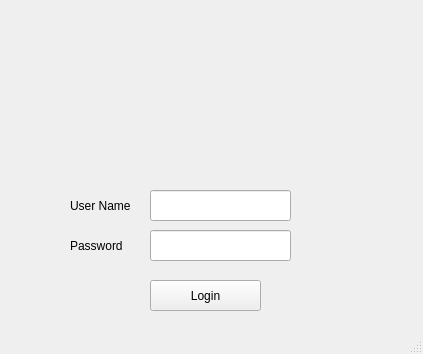
<?xml version="1.0" encoding="UTF-8"?>
<ui version="4.0">
 <class>MainWindow</class>
 <widget class="QMainWindow" name="MainWindow">
  <property name="geometry">
   <rect>
    <x>0</x>
    <y>0</y>
    <width>423</width>
    <height>354</height>
   </rect>
  </property>
  <property name="minimumSize">
   <size>
    <width>423</width>
    <height>354</height>
   </size>
  </property>
  <property name="maximumSize">
   <size>
    <width>423</width>
    <height>354</height>
   </size>
  </property>
  <property name="windowTitle">
   <string>Login Screen</string>
  </property>
  <widget class="QWidget" name="centralwidget">
   <widget class="QLabel" name="label">
    <property name="geometry">
     <rect>
      <x>70</x>
      <y>190</y>
      <width>91</width>
      <height>31</height>
     </rect>
    </property>
    <property name="text">
     <string>User Name</string>
    </property>
   </widget>
   <widget class="QLabel" name="label_2">
    <property name="geometry">
     <rect>
      <x>70</x>
      <y>230</y>
      <width>91</width>
      <height>31</height>
     </rect>
    </property>
    <property name="text">
     <string>Password</string>
    </property>
   </widget>
   <widget class="QLineEdit" name="line_edit_username">
    <property name="geometry">
     <rect>
      <x>150</x>
      <y>190</y>
      <width>141</width>
      <height>31</height>
     </rect>
    </property>
   </widget>
   <widget class="QLineEdit" name="line_edit_password">
    <property name="geometry">
     <rect>
      <x>150</x>
      <y>230</y>
      <width>141</width>
      <height>31</height>
     </rect>
    </property>
    <property name="echoMode">
     <enum>QLineEdit::Password</enum>
    </property>
   </widget>
   <widget class="QPushButton" name="button_login">
    <property name="geometry">
     <rect>
      <x>150</x>
      <y>280</y>
      <width>111</width>
      <height>31</height>
     </rect>
    </property>
    <property name="text">
     <string>Login</string>
    </property>
   </widget>
   <widget class="QLabel" name="label_3">
    <property name="geometry">
     <rect>
      <x>20</x>
      <y>10</y>
      <width>391</width>
      <height>161</height>
     </rect>
    </property>
    <property name="text">
     <string/>
    </property>
    <property name="pixmap">
     <pixmap>F:/imgs/imgs/imgs/logo33.jpg</pixmap>
    </property>
    <property name="scaledContents">
     <bool>true</bool>
    </property>
   </widget>
  </widget>
  <widget class="QMenuBar" name="menubar">
   <property name="geometry">
    <rect>
     <x>0</x>
     <y>0</y>
     <width>423</width>
     <height>21</height>
    </rect>
   </property>
  </widget>
  <widget class="QStatusBar" name="statusbar"/>
 </widget>
 <resources/>
 <connections/>
</ui>
